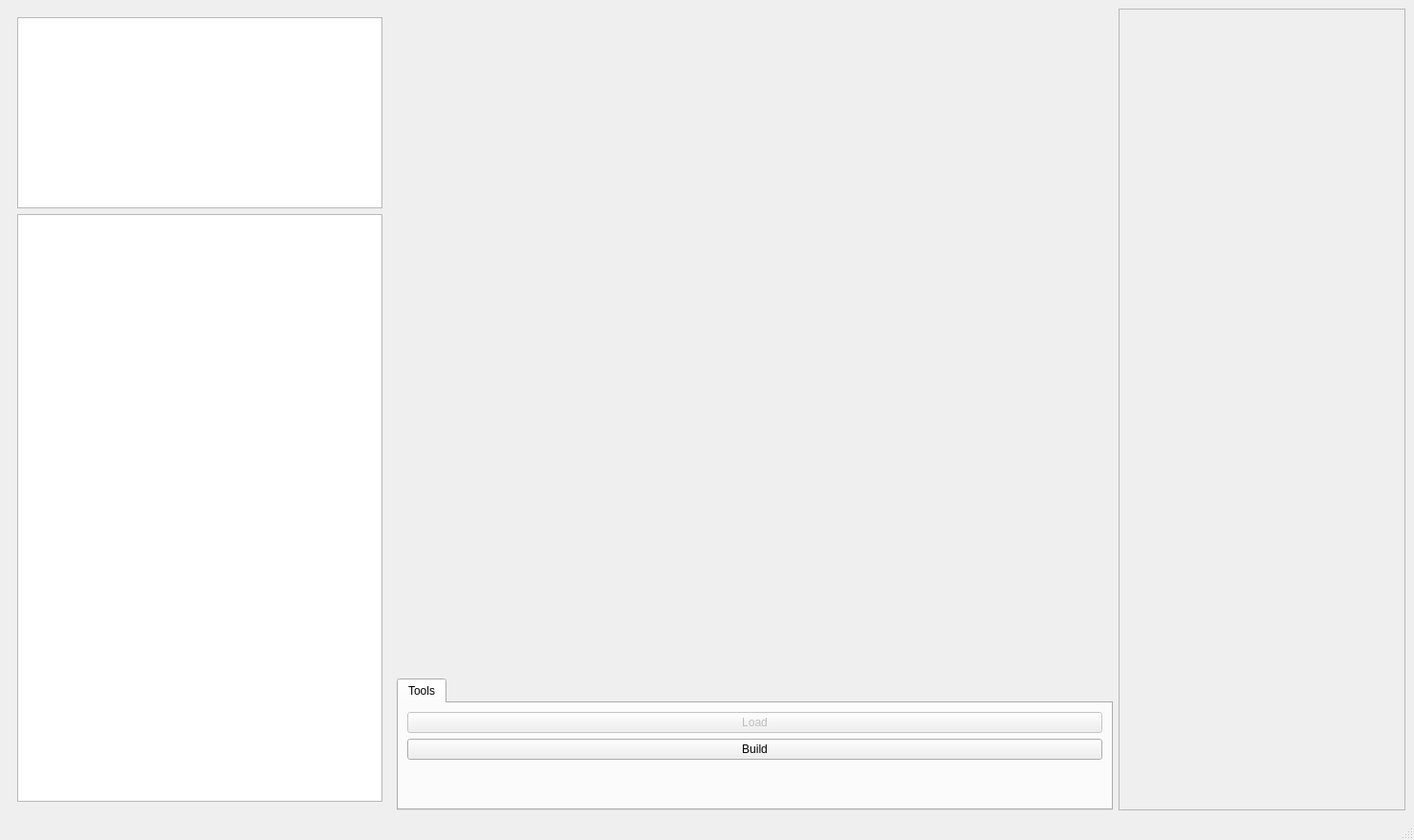
<?xml version="1.0" encoding="UTF-8"?>
<ui version="4.0">
 <class>MainWindow</class>
 <widget class="QMainWindow" name="MainWindow">
  <property name="geometry">
   <rect>
    <x>0</x>
    <y>0</y>
    <width>1479</width>
    <height>879</height>
   </rect>
  </property>
  <property name="windowTitle">
   <string>ARAN Experiment Viewer</string>
  </property>
  <widget class="QWidget" name="centralwidget">
   <layout class="QGridLayout" name="gridLayout">
    <item row="0" column="0">
     <layout class="QHBoxLayout" name="horizontalLayout">
      <property name="spacing">
       <number>-1</number>
      </property>
      <item>
       <widget class="QWidget" name="widget" native="true">
        <property name="minimumSize">
         <size>
          <width>400</width>
          <height>0</height>
         </size>
        </property>
        <property name="maximumSize">
         <size>
          <width>400</width>
          <height>16777215</height>
         </size>
        </property>
        <layout class="QGridLayout" name="gridLayout_3">
         <item row="0" column="0">
          <widget class="QTreeView" name="dirView">
           <property name="maximumSize">
            <size>
             <width>400</width>
             <height>200</height>
            </size>
           </property>
          </widget>
         </item>
         <item row="1" column="0">
          <widget class="QTreeView" name="fileView">
           <property name="autoExpandDelay">
            <number>0</number>
           </property>
           <property name="sortingEnabled">
            <bool>true</bool>
           </property>
          </widget>
         </item>
        </layout>
       </widget>
      </item>
      <item>
       <layout class="QVBoxLayout" name="verticalLayout">
        <item>
         <widget class="QWidget" name="plotWidget" native="true">
          <property name="sizePolicy">
           <sizepolicy hsizetype="Expanding" vsizetype="Expanding">
            <horstretch>0</horstretch>
            <verstretch>0</verstretch>
           </sizepolicy>
          </property>
          <property name="minimumSize">
           <size>
            <width>640</width>
            <height>480</height>
           </size>
          </property>
          <property name="cursor">
           <cursorShape>ArrowCursor</cursorShape>
          </property>
         </widget>
        </item>
        <item>
         <widget class="QTabWidget" name="plotTools">
          <property name="enabled">
           <bool>true</bool>
          </property>
          <property name="sizePolicy">
           <sizepolicy hsizetype="Preferred" vsizetype="Preferred">
            <horstretch>0</horstretch>
            <verstretch>0</verstretch>
           </sizepolicy>
          </property>
          <property name="minimumSize">
           <size>
            <width>0</width>
            <height>0</height>
           </size>
          </property>
          <property name="maximumSize">
           <size>
            <width>16777215</width>
            <height>900</height>
           </size>
          </property>
          <property name="currentIndex">
           <number>0</number>
          </property>
          <widget class="QWidget" name="d3tab">
           <attribute name="title">
            <string>Tools</string>
           </attribute>
           <layout class="QVBoxLayout" name="verticalLayout_4">
            <item>
             <widget class="QPushButton" name="loadBtn">
              <property name="enabled">
               <bool>false</bool>
              </property>
              <property name="text">
               <string>Load</string>
              </property>
             </widget>
            </item>
            <item>
             <widget class="QPushButton" name="buildBtn">
              <property name="enabled">
               <bool>true</bool>
              </property>
              <property name="text">
               <string>Build</string>
              </property>
             </widget>
            </item>
            <item>
             <spacer name="verticalSpacer">
              <property name="orientation">
               <enum>Qt::Vertical</enum>
              </property>
              <property name="sizeType">
               <enum>QSizePolicy::Minimum</enum>
              </property>
              <property name="sizeHint" stdset="0">
               <size>
                <width>20</width>
                <height>40</height>
               </size>
              </property>
             </spacer>
            </item>
           </layout>
          </widget>
         </widget>
        </item>
       </layout>
      </item>
      <item>
       <widget class="QTextEdit" name="dataView">
        <property name="enabled">
         <bool>false</bool>
        </property>
        <property name="minimumSize">
         <size>
          <width>300</width>
          <height>0</height>
         </size>
        </property>
        <property name="maximumSize">
         <size>
          <width>300</width>
          <height>16777215</height>
         </size>
        </property>
       </widget>
      </item>
     </layout>
    </item>
   </layout>
  </widget>
  <widget class="QStatusBar" name="statusBar"/>
  <widget class="QMenuBar" name="menubar">
   <property name="geometry">
    <rect>
     <x>0</x>
     <y>0</y>
     <width>1479</width>
     <height>22</height>
    </rect>
   </property>
  </widget>
 </widget>
 <resources/>
 <connections/>
</ui>
